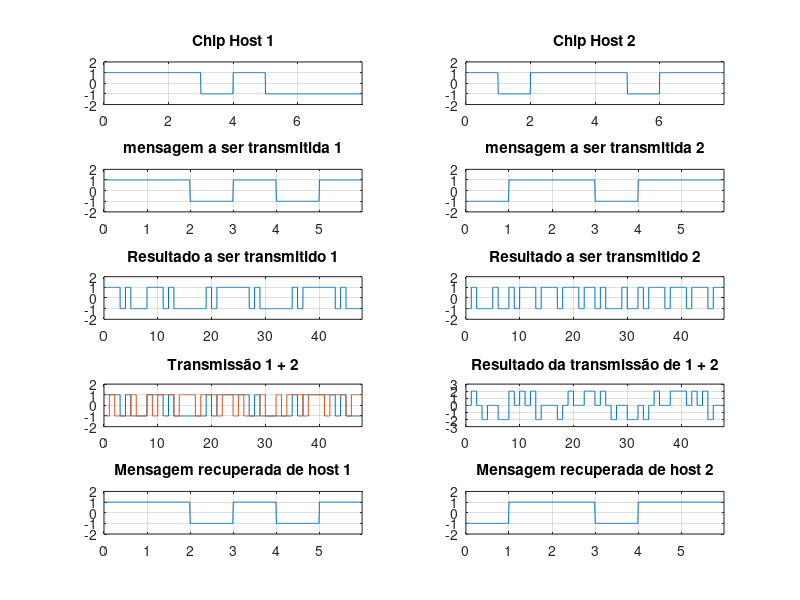

The MATLAB script that drew this image:
close all
clear all


Fs = 100; % Frequência de amostragem
bitA = ones(1, Fs);  % Definição de bitA
bitB = -ones(1, Fs); % Definição de bitB

y1 = [];
y2 = [];

yChip1 = [];
yChip2 = [];

chipHost1 = [1 1 1 -1 1 -1 -1 -1];
chipHost2 = [1 -1 1 1 1 -1 1 1 ];

mensagemHost1 = [1 1 -1 1 -1 1];
mensagemHost2 = [-1 1 1 -1 1 1];

resultadoParaTransmitir1 = [];
resultadoParaTransmitir2 = [];

somaTransmissoes = [];

yMensagemHost1 = [];
yMensagemHost2 = [];

resultadoMensagem1 = [];
resultadoMensagem2 = [];

for i = 1:length(mensagemHost1)
    if mensagemHost1(i) == 1
        yMensagemHost1 = [yMensagemHost1, bitA]; 
    else
        yMensagemHost1 = [yMensagemHost1, bitB]; 
    end
end

for i = 1:length(mensagemHost2)
    if mensagemHost2(i) == 1
        yMensagemHost2 = [yMensagemHost2, bitA]; 
    else
        yMensagemHost2 = [yMensagemHost2, bitB]; 
    end
end

for i = 1:length(mensagemHost1)
    bitsMultiplicados1 = mensagemHost1(i) * chipHost1;
    resultadoParaTransmitir1 = [resultadoParaTransmitir1, bitsMultiplicados1];
end

for i = 1:length(mensagemHost2)
    bitsMultiplicados2 = mensagemHost2(i) * chipHost2;
    resultadoParaTransmitir2 = [resultadoParaTransmitir2, bitsMultiplicados2];
end

for i = 1:length(resultadoParaTransmitir1)
    if resultadoParaTransmitir1(i) == 1
        y1 = [y1, bitA]; 
    else
        y1 = [y1, bitB]; 
    end
end

for i = 1:length(resultadoParaTransmitir2)
    if resultadoParaTransmitir2(i) == 1
        y2 = [y2, bitA]; 
    else
        y2 = [y2, bitB];
    end
end

for i = 1:length(chipHost1)
    if chipHost1(i) == 1
        yChip1 = [yChip1, bitA];
    else
        yChip1 = [yChip1, bitB];
    end
end

for i = 1:length(chipHost2)
    if chipHost2(i) == 1
        yChip2 = [yChip2, bitA];
    else
        yChip2 = [yChip2, bitB];
    end
end

for i = 1:length(y1)
    somaTransmissoes = [somaTransmissoes, y1(i) + y2(i)];
end

len_chipHost = length(chipHost1);

for i = 1:len_chipHost*Fs:length(somaTransmissoes)
    bloco = somaTransmissoes(i:i+len_chipHost*Fs-1);  % Seleciona o bloco de somaTransmissoes
    blocoChipado = reshape(bloco, Fs, []);            % Divide o bloco em Fs partes para cada elemento do chip
    somaBloco = sum(sum(blocoChipado .* repmat(chipHost1, Fs, 1), 1));  % Multiplicação e soma dos elementos
    resultadoMensagem1 = [resultadoMensagem1, somaBloco / (len_chipHost * Fs)];  % Normalizar
end

for i = 1:len_chipHost*Fs:length(somaTransmissoes)
    bloco = somaTransmissoes(i:i+len_chipHost*Fs-1);  % Seleciona o bloco de somaTransmissoes
    blocoChipado = reshape(bloco, Fs, []);            % Divide o bloco em Fs partes para cada elemento do chip
    somaBloco = sum(sum(blocoChipado .* repmat(chipHost2, Fs, 1), 1));  % Multiplicação e soma dos elementos
    resultadoMensagem2 = [resultadoMensagem2, somaBloco / (len_chipHost * Fs)];  % Normalizar
end

yMensagemRecuperadaHost1 = [];
yMensagemRecuperadaHost2 = [];

for i = 1:length(resultadoMensagem1)
    if resultadoMensagem1(i) == 1
        yMensagemRecuperadaHost1 = [yMensagemRecuperadaHost1, bitA]; 
    else
        yMensagemRecuperadaHost1 = [yMensagemRecuperadaHost1, bitB]; 
    end
end

for i = 1:length(resultadoMensagem2)
    if resultadoMensagem2(i) == 1
        yMensagemRecuperadaHost2 = [yMensagemRecuperadaHost2, bitA]; 
    else
        yMensagemRecuperadaHost2 = [yMensagemRecuperadaHost2, bitB]; 
    end
end

    
tTransmissao =        ((0:length(y2)-1)/Fs);
tChip =               ((0:length(yChip1)-1)/Fs);
tSoma =               ((0:length(somaTransmissoes)-1)/Fs);
tMensagem =           ((0:length(yMensagemHost2)-1)/Fs);
tMensagemRecuperada = ((0:length(yMensagemRecuperadaHost2)-1)/Fs); 

subplot(5,2,1)
plot(tChip, yChip1)
axis([0 max(tChip) -2 2])
title('Chip Host 1')
grid

subplot(5,2,2)
plot(tChip, yChip2)
axis([0 max(tChip) -2 2])
title('Chip Host 2')
grid

subplot(5,2,3)
plot(tMensagem, yMensagemHost1)  
title('mensagem a ser transmitida 1')
axis([0 max(tMensagem) -2 2])
grid

subplot(5,2,4)
plot(tMensagem, yMensagemHost2)  
title('mensagem a ser transmitida 2')
axis([0 max(tMensagem) -2 2])
grid

subplot(5,2,5)
plot(tTransmissao, y1)
axis([0 max(tTransmissao) -2 2])
title('Resultado a ser transmitido 1')
grid

subplot(5,2,6)
plot(tTransmissao, y2)
axis([0 max(tTransmissao) -2 2])
title('Resultado a ser transmitido 2')
grid

subplot(5,2,7)
plot(tTransmissao, y1, tTransmissao, y2) 
axis([0 max(tTransmissao) -2 2]) 
title('Transmissão 1 + 2')
grid

subplot(5,2,8)
plot(tSoma, somaTransmissoes)  
title('Resultado da transmissão de 1 + 2')
axis([0 max(tTransmissao) -3 3])
grid

subplot(5,2,9)
plot(tMensagemRecuperada, yMensagemRecuperadaHost1)  
title('Mensagem recuperada de host 1')
axis([0 max(tMensagemRecuperada) -2 2])
grid

subplot(5,2,10)
plot(tMensagemRecuperada, yMensagemRecuperadaHost2)  
title('Mensagem recuperada de host 2')
axis([0 max(tMensagemRecuperada) -2 2])
grid
